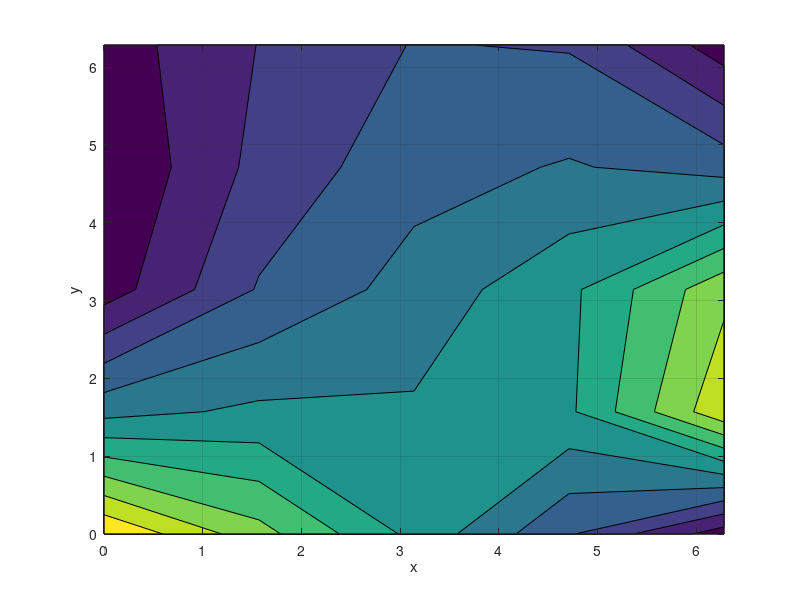

This chart was generated by the following MATLAB code:
clear all;

Ax=0;
Bx=2*pi;
By=2*pi;
Ay=0;
N=3;

%similar to gauss seidel aprt form adding the SOR-factor to the equation s
%which is calculated using the equation below
dx=Bx/(N+1);
dy=By/(N+1);
del_x=Ax:dx:Bx;
del_y=Ay:dy:By;
temp(N+2,N+2)=zeros(size((N+2),(N+2)));
temp_x(N+2,N+2)=zeros(size((N+2),(N+2)));
temp_y(N+2,N+2)=zeros(size((N+2),(N+2)));

u_loop_sol=zeros(size(N));
f_sol=zeros(size(N));
tolerance=10^-06;
cal_u_vec=zeros(size(N+1));
cal_values=zeros(size(N+1,N+1));
error=zeros(size(N+1));
cal_values_norm=zeros(size(N+1,N+1));


matrix_A=zeros(size(N+1,N+1));
for g=1:N+1
    for h =1:N+1
        
        if g==h
            matrix_A(g,h)=-4;
        elseif g-h==1 || h-g==1
             matrix_A(g,h)=1;
             if g==N+1 && h== N
                 matrix_A(g,h)=2;
             end
                 
        end
    end
end

Sor_fac=2/1+sin(pi*dx);
K=diag(matrix_A);

U=triu(matrix_A,1)*1;
L=tril(matrix_A)*1/Sor_fac;
L_iv=inv(L);
N_ins_p=inv(L);
D1= full(gallery('tridiag',N+1,0,K(1),0));
D2=D1*(1/Sor_fac)*(1-Sor_fac);
U1=D2-U;



 spectral_radius=max(abs((eig(N_ins_p*U1)))); % value of spectral radius calculated of the triadiagonal matrix formed at each iteration i s0.165 for the sor case 


u_bc1=zeros(size(del_y));
u_bc2=zeros(size(del_y));
u_bc3=zeros(size(del_x));
u_sol(N+2,N+2)=zeros(size(N+2:N+2));
f(N+2,N+2)=zeros(size(N+2:N+2));

u_step_update(N+2,N+2)=zeros(size(N+2:N+2));

for k=1:(N+2)
    for l=N+2:-1:1
        temp(k,l)=(del_x(k));
        temp_x=(temp);
        temp_y=(temp);
        
    end 
end
[x,y]=meshgrid(del_x);



 
for i=1:N+2
    u_bc1(i)=(2*pi-del_y(i))^2*cos(del_y(i)/2); %Bc_vertical_left_Ax
    u_bc2(i)=(del_y(i))*((2*pi)-del_y(i))^2;    %Bc_vertical_right_Bx
    u_bc3(i)=4*pi^2-2*pi*(del_x(i));            %Bc horizontal_bottom_Ay
    for j =1:N+2
        f(i,j)=dy^2*(cos(pi/2*((del_x(j)/pi)+1))*sin(del_y(i)));
    end

end


%Imposing Bc  for the solution at the gridpoints
u_sol(1,:)=(u_bc3(1,:));
u_sol(:,1)=(u_bc1(1,:));
u_sol(:,N+2)=(u_bc2(1,:));

 w=0;
 %Implementing Sor using the sor_fac calculated using research paper found
 %online which say w is aprox equivalent 2/(1+sinpi*del_x)
 
 iteration=0;
 u_new=u_sol;
for e=1:(N+2)^2
    
   
    for t =2 :N+1
        for r = 2:N+2

            if r ==2 
                u_step_update(r,t)=Sor_fac*0.25*(f(r,t)+(u_sol(r,t-1)+u_sol(r,t+1)+u_sol(r-1,t)+u_sol(r+1,t))) +(1-Sor_fac)*(u_sol(r,t));
                u_new(r,t)=Sor_fac*0.25*(f(r,t)+(u_sol(r,t-1)+u_sol(r,t+1)+u_sol(r-1,t)+u_sol(r+1,t)))+(1-Sor_fac)*(u_sol(r,t));
                %u_new=u_sol+u_step_update;
            elseif  r>2 && r<N+2
                u_step_update(r,t)=Sor_fac*0.25*(f(r,t)+(u_new(r,t-1)+u_sol(r,t+1)+u_new(r-1,t)+u_sol(r+1,t)))+(1-Sor_fac)*(u_sol(r,t));
                u_new(r,t)=Sor_fac*0.25*(f(r,t)+(u_new(r,t-1)+u_sol(r,t+1)+u_new(r-1,t)+u_sol(r+1,t)))+(1-Sor_fac)*(u_sol(r,t));
                %u_new=u_sol+u_step_update;
            elseif  r==N+2    
                 u_step_update(r,t)=Sor_fac*0.25*(f(r,t)+(u_new(r,t-1)+u_sol(r,t+1)+2*u_new(r-1,t)))+(1-Sor_fac)*(u_sol(r,t));
                 u_new(r,t)=Sor_fac*0.25*(f(r,t)+(u_new(r,t-1)+u_sol(r,t+1)+2*u_new(r-1,t)))+(1-Sor_fac)*(u_sol(r,t));
                 %u_new(r,t)=u_sol(r,t)+u_step_update(r,t);
            end

            u_loop_sol(r)=u_step_update(r,t);
            f_sol(r)=f(r,t)';
            u_loop_sol_trans=u_loop_sol(2:r)';
            f_sol_trans=f_sol(2:r)';

        end
        cal_u_vec=matrix_A*u_loop_sol_trans;
        for z=1:N+1

             for q =1:N+1
                 cal_values(z,q)=matrix_A(z,q)*u_loop_sol_trans(q);
                 cal_values_norm(z,q)=norm(cal_values(z,q));

             end   
        end

        
        for o=1:N+1
        error(o)= norm(cal_u_vec(o)-f_sol_trans(o))/(sum(cal_values_norm(o,:)) + norm(f_sol_trans(o)));
        error2(e)=max(max(abs(u_new-u_sol)));
        end
        
    end
     if error2(e)-tolerance<0
        break;


    else
        iteration=iteration+1;
        u_sol=u_new;
    end


    


   
end
%grid_convergence
spectral_radius
 K=8/-log10(spectral_radius)
 Tol_iteration=iteration
 u_new
    
        


figure(1)

contourf(x,y,u_new)

xlabel('x');
ylabel('y');
zlabel('u');
grid;
  